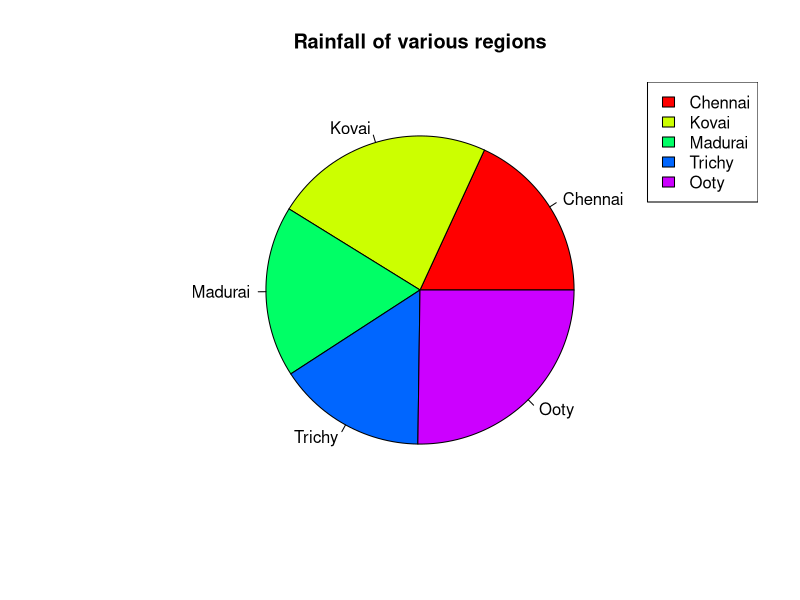

The R script that drew this image:
t = c(27.52, 34.97, 27.29, 23.69,38.27)
b = c("Chennai", "Kovai", "Madurai", "Trichy", "Ooty")
pie(t, labels = b, main = "Rainfall of various regions", col = rainbow(length(t)))
legend("topright", b, cex = 1.0, fill = rainbow(length(t)))